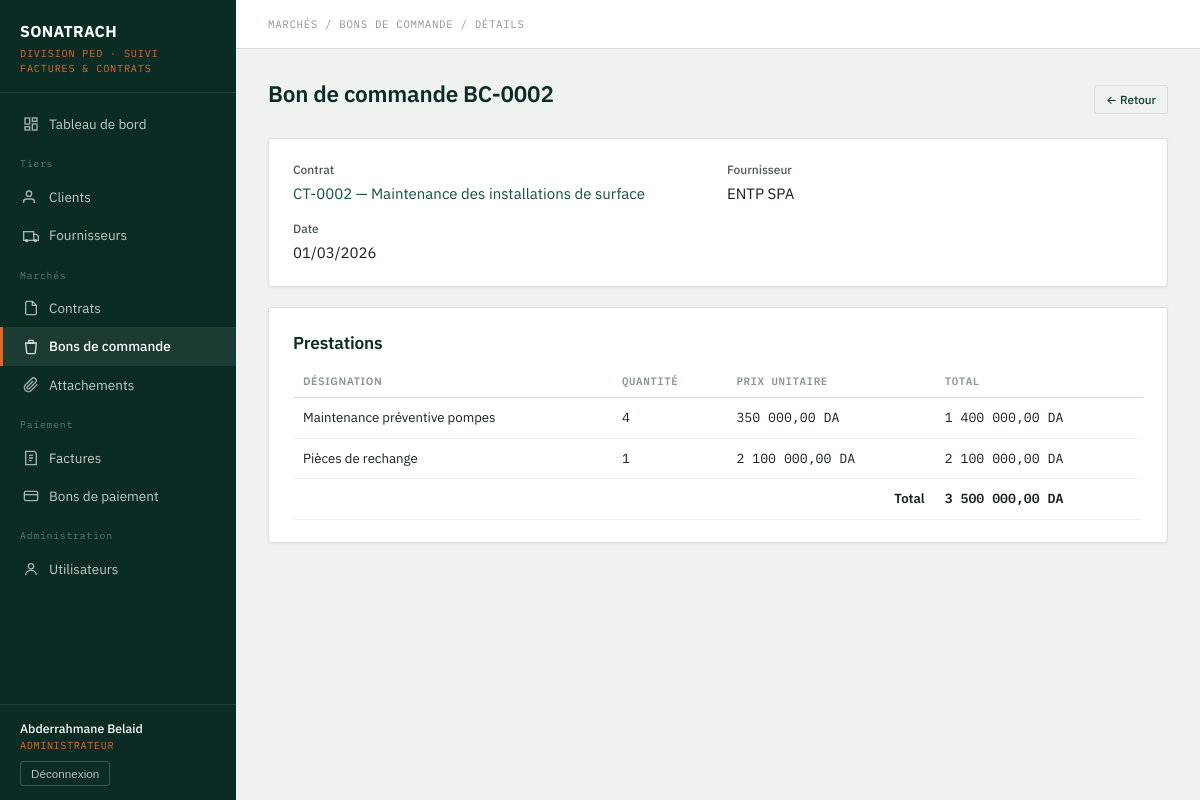
The app's page /bons_commande/view.php?id=2 (signed in) with its own data.
### tables this page shows
CREATE TABLE bons_commande (
    num_bc        INT AUTO_INCREMENT PRIMARY KEY,
    date_bc       DATE,
    num_contrat   INT NOT NULL,
    FOREIGN KEY (num_contrat) REFERENCES contrats(num_contrat)
);

CREATE TABLE contrats (
    num_contrat    INT AUTO_INCREMENT PRIMARY KEY,
    objet_contrat  VARCHAR(255) NOT NULL,
    date_signature DATE,
    montant_ht     DECIMAL(15,2),
    id_four        INT NOT NULL,
    date_creation  DATETIME DEFAULT CURRENT_TIMESTAMP,
    FOREIGN KEY (id_four) REFERENCES fournisseurs(id_four)
);

CREATE TABLE fournisseurs (
    id_four        INT AUTO_INCREMENT PRIMARY KEY,
    rs_four        VARCHAR(150) NOT NULL,
    nom_four       VARCHAR(100),
    pre_four       VARCHAR(100),
    num_tel_four   VARCHAR(20),
    adr_four       VARCHAR(200),
    nis_four       VARCHAR(30),
    num_fax_four   VARCHAR(20),
    date_creation  DATETIME DEFAULT CURRENT_TIMESTAMP
);

CREATE TABLE prestations (
    id_prestation INT AUTO_INCREMENT PRIMARY KEY,
    num_bc        INT NOT NULL,
    designation   VARCHAR(255) NOT NULL,
    quantite      DECIMAL(10,2) DEFAULT 1,
    prix_unitaire DECIMAL(15,2) DEFAULT 0,
    FOREIGN KEY (num_bc) REFERENCES bons_commande(num_bc) ON DELETE CASCADE
);

### includes/auth.php (called while the page is built, shortened)
<?php
function base_url($path = '') {
    $root = rtrim(dirname($_SERVER['SCRIPT_NAME']), '/\\');
    $subfolders = ['/clients', '/fournisseurs', '/contrats', '/bons_commande', '/attachements', '/factures', '/bons_paiement', '/dashboard', '/admin', '/espace_fournisseur'];
    foreach ($subfolders as $sub) {
        if (substr($root, -strlen($sub)) === $sub) {
            $root = substr($root, 0, -strlen($sub));
            break;
        }
    }
    return ($root === '' ? '' : $root) . '/' . ltrim($path, '/');
}
function e($str) {
    return htmlspecialchars($str ?? '', ENT_QUOTES, 'UTF-8');
}
function fmt_montant($montant) {
    return number_format((float)$montant, 2, ',', ' ') . ' DA';
}
function fmt_date($date) {
    $d = DateTime::createFromFormat('Y-m-d', $date) ?: new DateTime($date);
    return $d->format('d/m/Y');
}

### bons_commande/view.php (the view, shortened to what this page needs)
<?php
require_once __DIR__ . '/../includes/auth.php';
$id = (int)($_GET['id'] ?? 0);
$stmt = $pdo->prepare("
    SELECT bc.*, c.objet_contrat, c.num_contrat, f.rs_four
    FROM bons_commande bc
    JOIN contrats c ON c.num_contrat = bc.num_contrat
    JOIN fournisseurs f ON f.id_four = c.id_four
    WHERE bc.num_bc = ?
");
$stmt->execute([$id]);
$bc = $stmt->fetch();
$prestations = $pdo->prepare("SELECT * FROM prestations WHERE num_bc = ?");
$prestations->execute([$id]);
$prestations = $prestations->fetchAll();
$total = 0;
foreach ($prestations as $p) { $total += $p['quantite'] * $p['prix_unitaire']; }
include __DIR__ . '/../includes/header.php';
?>
<div class="card-head">
    <h1>Bon de commande BC-<?= str_pad($id, 4, '0', STR_PAD_LEFT) ?></h1>
    <a href="list.php" class="btn outline small">← Retour</a>
</div>
<div class="card">
    <div class="form-grid">
        <div class="field"><label>Contrat</label><div><a href="<?= base_url('contrats/view.php?id=' . $bc['num_contrat']) ?>">CT-<?= str_pad($bc['num_contrat'], 4, '0', STR_PAD_LEFT) ?> — <?= e($bc['objet_contrat']) ?></a></div></div>
        <div class="field"><label>Fournisseur</label><div><?= e($bc['rs_four']) ?></div></div>
        <div class="field"><label>Date</label><div><?= fmt_date($bc['date_bc']) ?></div></div>
    </div>
</div>
<div class="card">
    <h2>Prestations</h2>
    <?php if (empty($prestations)): ?>
        <div class="empty-state">Aucune prestation enregistrée.</div>
    <?php else: ?>
    <table>
        <thead><tr><th>Désignation</th><th class="num">Quantité</th><th class="num">Prix unitaire</th><th class="num">Total</th></tr></thead>
        <tbody>
        <?php foreach ($prestations as $p): ?>
            <tr>
                <td><?= e($p['designation']) ?></td>
                <td class="num"><?= rtrim(rtrim(number_format($p['quantite'], 2, ',', ' '), '0'), ',') ?></td>
                <td class="num"><?= fmt_montant($p['prix_unitaire']) ?></td>
                <td class="num"><?= fmt_montant($p['quantite'] * $p['prix_unitaire']) ?></td>
            </tr>
        <?php endforeach; ?>
        </tbody>
        <tfoot>
            <tr><td colspan="3" style="text-align:right; font-weight:600;">Total</td><td class="num" style="font-weight:600;"><?= fmt_montant($total) ?></td></tr>
        </tfoot>
    </table>
    <?php endif; ?>
</div>
<?php include __DIR__ . '/../includes/footer.php'; ?>

### assets/css/style.css (style rules this page uses)
:root { --petrol-900: #0B2C24; --petrol-800: #0F3D32; --petrol-700: #15503F; --petrol-600: #1C6650; --flame-500: #E2672B; --flame-600: #C7541F; --sand-100: #EFF2EE; --sand-50: #F7F8F5; --white: #FFFFFF; --ink-900: #16211C; --ink-600: #4C5A53; --ink-400: #8C978F; --border: #D9E0DA; --status-neutre-bg: #ECEEEA; --status-neutre-fg: #4C5A53; --status-attente-bg: #FCEFDD; --status-attente-fg: #9A5B10; --status-progres-bg: #E3F0EA; --status-progres-fg: #1C6650; --status-alerte-bg: #FBE7E3; --status-alerte-fg: #B23A22; --status-succes-bg: #E1F1E6; --status-succes-fg: #1E7A44; --radius: 3px; --shadow-card: 0 1px 2px rgba(11, 44, 36, 0.06); }
* { box-sizing: border-box; }
html, body { margin: 0; padding: 0; background: var(--sand-100); color: var(--ink-900); font-family: 'IBM Plex Sans', -apple-system, sans-serif; font-size: 15px; line-height: 1.5; }
a { color: var(--petrol-700); text-decoration: none; }
h1, h2, h3 { font-weight: 600; color: var(--petrol-900); margin: 0 0 .5em; letter-spacing: -0.01em; }
h1 { font-size: 1.5rem; }
h2 { font-size: 1.15rem; }
.card { background: var(--white); border: 1px solid var(--border); border-radius: var(--radius); box-shadow: var(--shadow-card); padding: 22px 24px; margin-bottom: 20px; }
.card-head { display: flex; align-items: center; justify-content: space-between; margin-bottom: 16px; }
table { width: 100%; border-collapse: collapse; }
th { text-align: left; font-size: 0.72rem; text-transform: uppercase; letter-spacing: 0.05em; color: var(--ink-400); font-weight: 600; padding: 8px 10px; border-bottom: 1px solid var(--border); }
td { padding: 10px 10px; border-bottom: 1px solid var(--sand-100); font-size: 0.88rem; vertical-align: middle; }
td.num, th.num { font-family: 'IBM Plex Mono', monospace; }
.form-grid { display: grid; grid-template-columns: 1fr 1fr; gap: 14px 18px; }
.field label { display: block; font-size: 0.8rem; color: var(--ink-600); margin-bottom: 4px; font-weight: 500; }
.btn { display: inline-flex; align-items: center; gap: 6px; background: var(--petrol-800); color: var(--white); border: none; padding: 9px 16px; border-radius: var(--radius); font-size: 0.88rem; font-weight: 500; cursor: pointer; font-family: inherit; }
.btn.outline { background: transparent; color: var(--petrol-800); border: 1px solid var(--border); }
.btn.small { padding: 5px 11px; font-size: 0.78rem; }

### records on screen
bons_commande: num_contrat.num_contrat "0002", num_contrat.objet_contrat "Maintenance des installations de surface", fournisseurs.rs_four "ENTP SPA", date_bc "01/03/2026"
prestations: designation "Maintenance préventive pompes", quantite "4", prix_unitaire "350 000,00 DA", fmt_montant($p['quantite'] * $p['prix_unitaire']) "1 400 000,00 DA"
prestations: designation "Pièces de rechange", quantite "1", prix_unitaire "2 100 000,00 DA", fmt_montant($p['quantite'] * $p['prix_unitaire']) "2 100 000,00 DA"

### other values on screen
$user['prenom'] . ' ' . $user['nom'] "Abderrahmane Belaid"
role_label($user['role']) "ADMINISTRATEUR"
$page_crumb "MARCHÉS / BONS DE COMMANDE / DÉTAILS"
str_pad($id, 4, '0', STR_PAD_LEFT) "0002"
fmt_montant($total) "3 500 000,00 DA"
